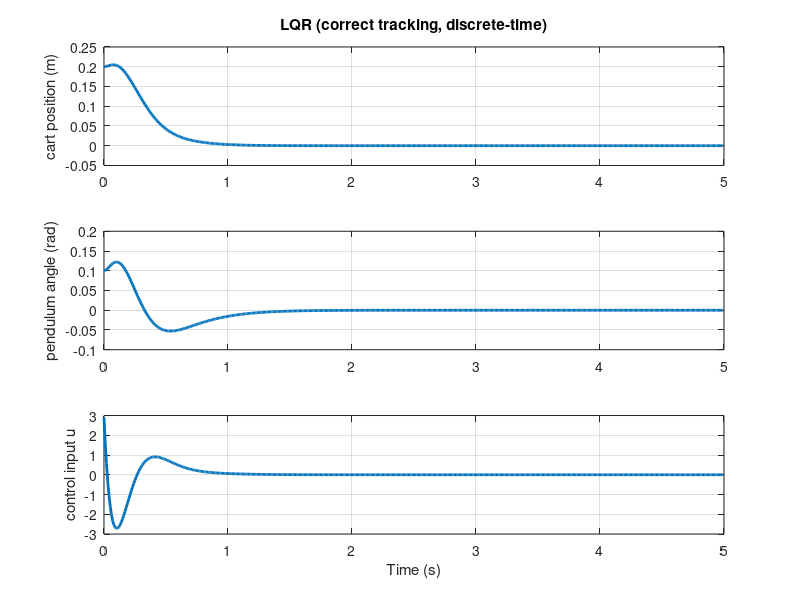

This figure's MATLAB source:
clear; clc; close all;

%% =========================================================
%  CART-POLE MODEL (CONTINUOUS)
%% =========================================================
M = 0.5;
m = 0.2;
b = 0.1;
I = 0.006;
g = 9.8;
l = 0.3;

p = I*(M+m)+M*m*l^2;

A = [0      1              0           0;
     0 -(I+m*l^2)*b/p  (m^2*g*l^2)/p   0;
     0      0              0           1;
     0 -(m*l*b)/p       m*g*l*(M+m)/p  0];

B = [0;
     (I+m*l^2)/p;
     0;
     m*l/p];

C = [1 0 0 0;
     0 0 1 0];

D = [0;0];

%% =========================================================
%  DISCRETIZATION (IMPORTANT FOR MPC COMPARISON)
%% =========================================================
Ts = 0.01;
sys_c = ss(A,B,C,D);
sys_d = c2d(sys_c, Ts);

Ad = sys_d.A;
Bd = sys_d.B;
Cd = sys_d.C;
Dd = sys_d.D;

nx = size(Ad,1);
nu = size(Bd,2);
ny = size(Cd,1);

%% =========================================================
%  LQR DESIGN (DISCRETE)
%% =========================================================
Q = Cd'*Cd;
Q(1,1) = 5000;   % cart position weight
Q(3,3) = 100;    % angle weight

R = 1;

K = dlqr(Ad, Bd, Q, R);

fprintf('\nLQR gain K:\n');
disp(K);

%% =========================================================
%  REFERENCE TRACKING (CRITICAL FIX)
%% =========================================================
% We track cart position only
% reference: x -> r, phi -> 0

Cref = [1 0 0 0];   % output we track

% Feedforward gain for zero steady-state error
Nbar = inv(Cref * inv(eye(nx) - (Ad - Bd*K)) * Bd);

fprintf('\nFeedforward gain Nbar:\n');
disp(Nbar);

%% =========================================================
%  SIMULATION SETTINGS
%% =========================================================
Tsim = 5;                 % seconds
Nsim = Tsim / Ts;

x = zeros(nx, Nsim+1);
y = zeros(ny, Nsim);
u = zeros(nu, Nsim);

% Initial condition (same as DeePC ideally)
x(:,1) = [0.2; 0; 0.1; 0];

% Reference
r = 0.0;   % regulation to zero (IMPORTANT for fair comparison)

%% =========================================================
%  CLOSED-LOOP SIMULATION
%% =========================================================
for k = 1:Nsim
    
    % control law: u = -Kx + Nbar*r
    u(:,k) = -K*x(:,k) + Nbar*r;
    
    % propagate system
    x(:,k+1) = Ad*x(:,k) + Bd*u(:,k);
    
    % output
    y(:,k) = Cd*x(:,k);
end

t = (0:Nsim-1)*Ts;

%% =========================================================
%  COST (for fair comparison with DeePC)
%% =========================================================
Qy = diag([500, 120]);
Ru = 1;

J = 0;
for k = 1:Nsim
    e = y(:,k) - [r; 0];
    J = J + e'*Qy*e + u(:,k)'*Ru*u(:,k);
end

fprintf('\nLQR cumulative cost: %.6f\n', J);

%% =========================================================
%  PLOTS
%% =========================================================
figure('Name','Correct LQR Benchmark','Color','w');

subplot(3,1,1)
plot(t, y(1,:), 'LineWidth',2)
ylabel('cart position (m)')
title('LQR (correct tracking, discrete-time)')
grid on

subplot(3,1,2)
plot(t, y(2,:), 'LineWidth',2)
ylabel('pendulum angle (rad)')
grid on

subplot(3,1,3)
plot(t, u, 'LineWidth',2)
xlabel('Time (s)')
ylabel('control input u')
grid on

%% =========================================================
%  SAVE FOR COMPARISON
%% =========================================================
save('lqr_baseline.mat', ...
    'x','y','u','t','K','Nbar','Ad','Bd','Cd','Dd','Ts','J');
